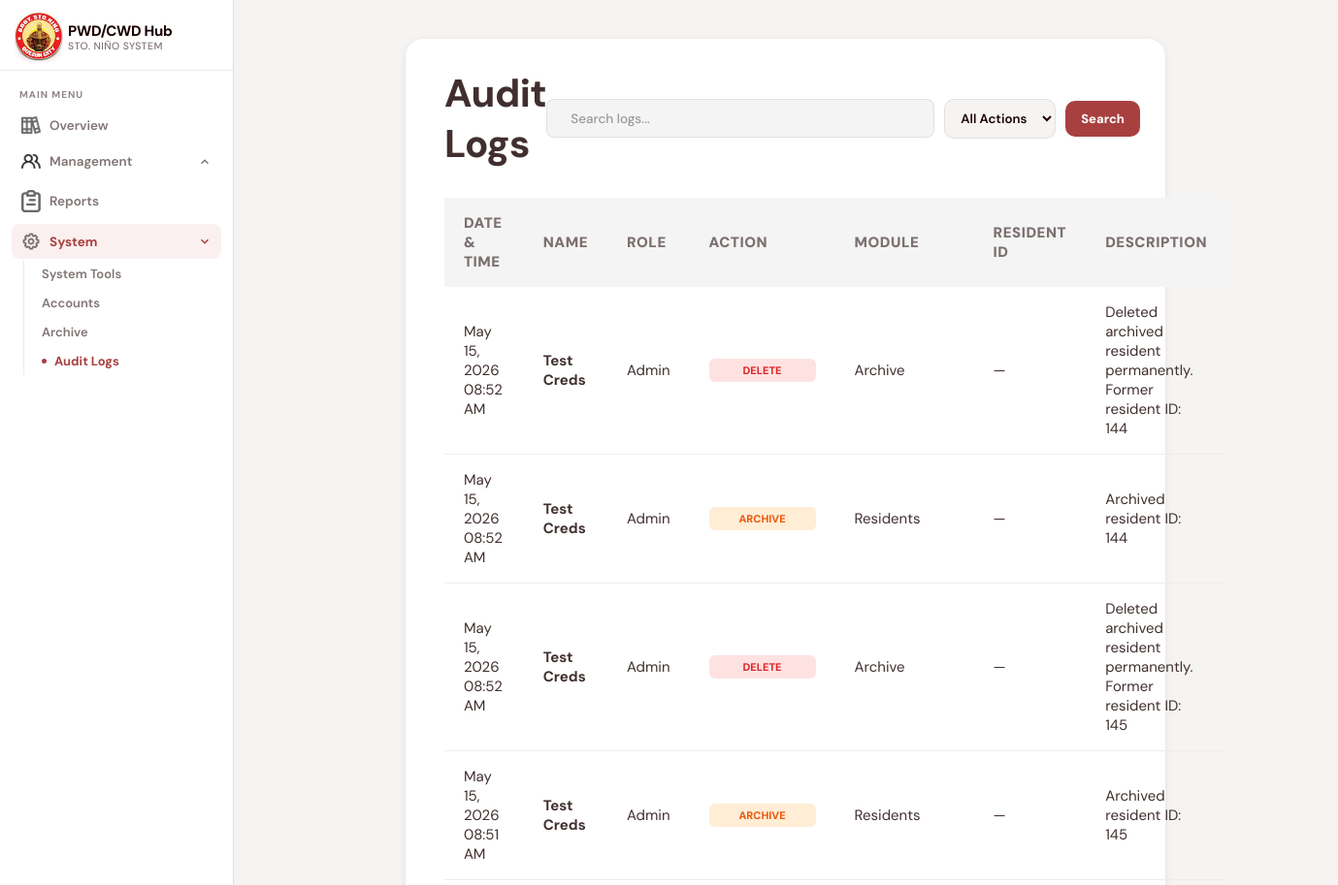
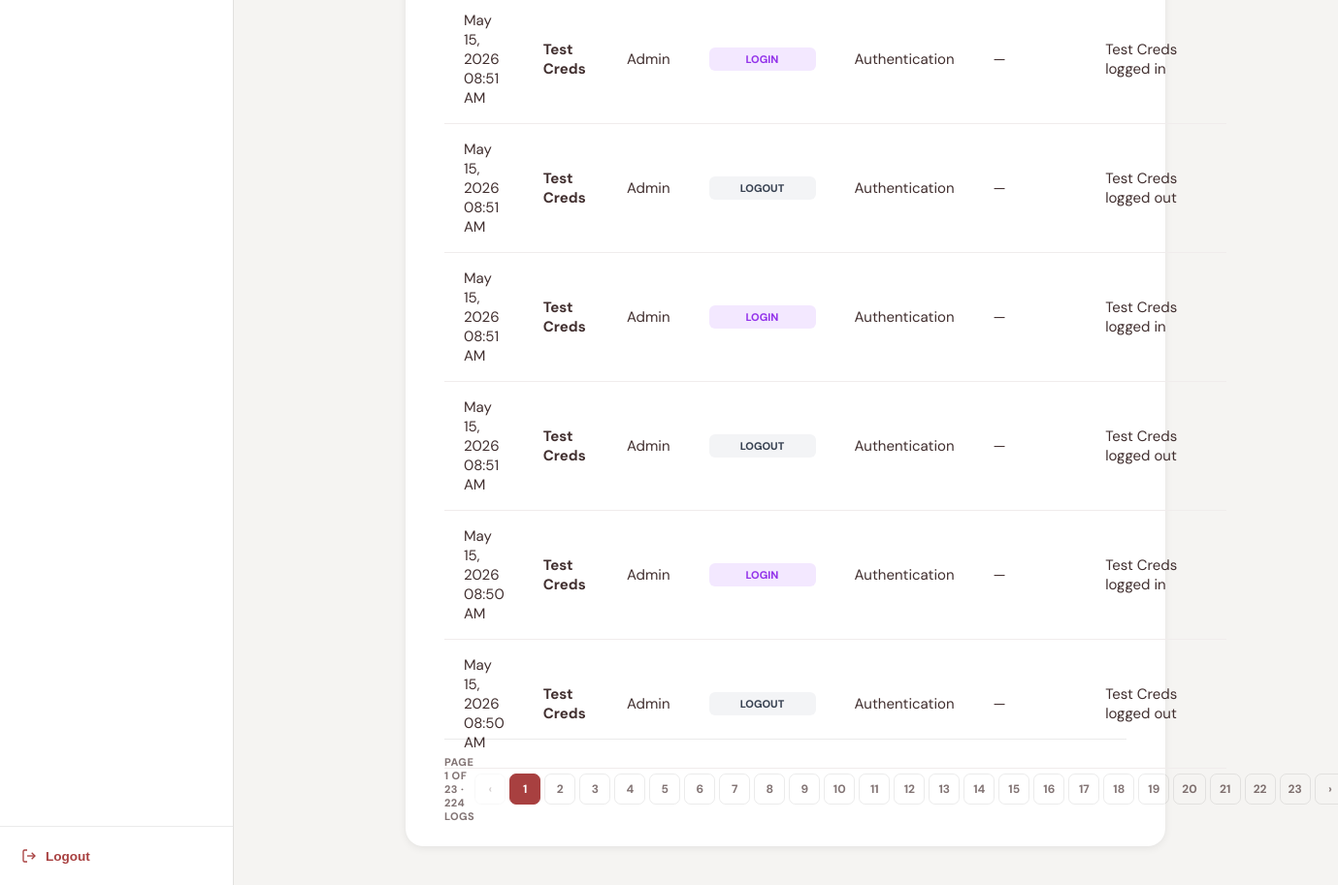
The page /auditlogs.php (signed in) on the database its author committed (2 pictures, top to bottom).
### tables this page shows
CREATE TABLE `audit_logs` (
  `ID` int(11) NOT NULL AUTO_INCREMENT,
  `admin_id` int(11) DEFAULT NULL,
  `admin_name` varchar(100) NOT NULL,
  `role` varchar(50) NOT NULL,
  `resident_id` int(11) DEFAULT NULL,
  `action` varchar(50) NOT NULL,
  `module` varchar(100) NOT NULL,
  `description` text NOT NULL,
  `created_at` timestamp NOT NULL DEFAULT current_timestamp(),
  PRIMARY KEY (`ID`),
  KEY `audit_logs_admin_id_idx` (`admin_id`),
  KEY `audit_logs_resident_id_idx` (`resident_id`),
  CONSTRAINT `audit_logs_admin_fk` FOREIGN KEY (`admin_id`) REFERENCES `admincreds` (`ID`) ON DELETE SET NULL ON UPDATE CASCADE,
  CONSTRAINT `audit_logs_resident_fk` FOREIGN KEY (`resident_id`) REFERENCES `residents` (`ID`) ON DELETE SET NULL ON UPDATE CASCADE
);

### func/getAuditLogs.php (called while the page is built, shortened)
<?php
require_once("db.php");
$per_page = 10;
$current_page = isset($_GET["page"]) && is_numeric($_GET["page"]) ? (int)$_GET["page"] : 1;
$offset = ($current_page - 1) * $per_page;
$search = trim($_GET["search"] ?? "");
$conditions = [];
$params = [];
$types = "";
$where = count($conditions) > 0 ? "WHERE " . implode(" AND ", $conditions) : "";
$count_sql = "SELECT COUNT(*) AS total FROM audit_logs $where";
$count_stmt = mysqli_prepare($conn, $count_sql);
mysqli_stmt_execute($count_stmt);
$count_result = mysqli_stmt_get_result($count_stmt);
$total_rows = mysqli_fetch_assoc($count_result)["total"];
$total_pages = max(1, ceil($total_rows / $per_page));
$data_sql = "SELECT * FROM audit_logs $where ORDER BY created_at DESC LIMIT ? OFFSET ?";
$data_params = array_merge($params, [$per_page, $offset]);
$data_types = $types . "ii";
$data_stmt = mysqli_prepare($conn, $data_sql);
mysqli_stmt_bind_param($data_stmt, $data_types, ...$data_params);
mysqli_stmt_execute($data_stmt);
$audit_result = mysqli_stmt_get_result($data_stmt);
function buildQuery($page, $extra = []) {
    $params = array_merge($_GET, ["page" => $page], $extra);
    return "?" . http_build_query($params);
}
function actionBadge($action) {
    $action = strtoupper($action);
    return match ($action) {
    "CREATE"  => "badge-create",
    "UPDATE"  => "badge-update",
    "APPROVE" => "badge-restore",
    "REJECT"  => "badge-delete",
    "ARCHIVE" => "badge-archive",
    "RESTORE" => "badge-restore",
    "DELETE"  => "badge-delete",
    "LOGIN"   => "badge-login",
    default   => "badge-default",
};
}
?>

### auditlogs.php (the view, shortened to what this page needs)
<?php
require_once("func/getAuditLogs.php");
?>
<!DOCTYPE html>
<html lang="en">
<head>
<link rel="stylesheet" href="css/auditlogs.css">
</head>
<body>
<aside class="sidebar">
  <div class="sidebar-brand">
    <div class="brand-icon">
      <img src="assets/barangay-logo.png" width="50">
    </div>
    <div class="brand-text">
      <span class="brand-name">PWD/CWD Hub</span>
      <span class="brand-sub">Sto. Niño System</span>
    </div>
  </div>
  <nav class="sidebar-nav">
    <div class="nav-section-label">Main Menu</div>
    <div class="nav-group">
      <a class="nav-item" href="dashboard.php">
        <img src="assets/overviewicon.png" width="20">
        Overview
      </a>
    </div>
    <div class="nav-group">
      <a class="nav-item" href="#" onclick="toggleMenu(event,'mgmt-sub')">
        <img src="assets/users.png" width="20">
        Management
        <svg class="chevron" viewBox="0 0 24 24"><polyline points="6 15 12 9 18 15"/></svg>
      </a>
    </div>
    <div class="nav-group">
      <a class="nav-item" href="reports.php">
        <img src="assets/reporticon.png" width="20">
        Reports
      </a>
    </div>
    <div class="nav-group">
      <a class="nav-item active open" href="#" onclick="toggleMenu(event,'system-sub')">
        <img src="assets/settingicon.png" width="20">
        System
        <svg class="chevron" viewBox="0 0 24 24"><polyline points="6 15 12 9 18 15"/></svg>
      </a>
      <div class="nav-sub open" id="system-sub">
        <a class="nav-sub-item" href="system.php">System Tools</a>
        <a class="nav-sub-item" href="account.php">Accounts</a>
        <a class="nav-sub-item" href="archive.php">Archive</a>
        <a class="nav-sub-item active" href="auditlogs.php">Audit Logs</a>
      </div>
    </div>
  </nav>
  <div class="sidebar-footer">
    <button class="logout-btn" onclick="logout()">
      <svg viewBox="0 0 24 24"><path d="M9 21H5a2 2 0 0 1-2-2V5a2 2 0 0 1 2-2h4"/><polyline points="16 17 21 12 16 7"/><line x1="21" y1="12" x2="9" y2="12"/></svg>
      Logout
    </button>
  </div>
</aside>
<main class="main-content">
  <div class="content-card">
    <div class="card-header">
      <div class="page-title">
        <h1>Audit Logs</h1>
      </div>
      <form method="GET" action="auditlogs.php" class="filter-form">
        <div class="search-bar">
          <input type="text" name="search" placeholder="Search logs..." value="<?= htmlspecialchars($search) ?>">
        </div>
        <select name="action" onchange="this.form.submit()">
          <option value="">All Actions</option>
        </select>
        <button type="submit" class="btn-filter">Search</button>
      </form>
    </div>
    <div class="table-wrap">
      <table class="data-table">
        <thead>
          <tr>
            <th>Date & Time</th>
            <th>Name</th>
            <th>Role</th>
            <th>Action</th>
            <th>Module</th>
            <th>Resident ID</th>
            <th>Description</th>
          </tr>
        </thead>
        <tbody>
          <?php if (mysqli_num_rows($audit_result) === 0): ?>
            <tr>
              <td colspan="7" class="empty">No audit logs found.</td>
            </tr>
          <?php else: ?>
            <?php while ($log = mysqli_fetch_assoc($audit_result)): ?>
              <tr>
                <td><?= htmlspecialchars(date("M d, Y h:i A", strtotime($log["created_at"]))) ?></td>
                <td class="fw-bold"><?= htmlspecialchars($log["admin_name"] ?? "Unknown") ?></td>
                <td><?= htmlspecialchars(ucfirst($log["role"] ?? "N/A")) ?></td>
                <td>
                  <span class="badge <?= actionBadge($log["action"]) ?>">
                    <?= htmlspecialchars($log["action"]) ?>
                  </span>
                </td>
                <td><?= htmlspecialchars($log["module"]) ?></td>
                <td><?= htmlspecialchars($log["resident_id"] ?? "—") ?></td>
                <td><?= htmlspecialchars($log["description"]) ?></td>
              </tr>
            <?php endwhile; ?>
          <?php endif; ?>
        </tbody>
      </table>
    </div>
    <div class="pagination">
      <span class="pagination-info">
        Page <?= $current_page ?> of <?= $total_pages ?> · <?= $total_rows ?> log<?= $total_rows != 1 ? "s" : "" ?>
      </span>
      <div class="pagination-btns">
        <a href="<?= buildQuery($current_page - 1) ?>" class="page-btn <?= $current_page <= 1 ? 'disabled' : '' ?>">‹</a>
        <?php for ($i = 1; $i <= $total_pages; $i++): ?>
          <a href="<?= buildQuery($i) ?>" class="page-btn <?= $i === $current_page ? 'active' : '' ?>">
            <?= $i ?>
          </a>
        <?php endfor; ?>
        <a href="<?= buildQuery($current_page + 1) ?>" class="page-btn <?= $current_page >= $total_pages ? 'disabled' : '' ?>">›</a>
      </div>
    </div>
  </div>
</main>
</body>
</html>

### rows shown on the page
audit_logs: created_at "May 15, 2026 08:52 AM", admin_name "Test Creds", role "Admin", action "DELETE", module "Archive", resident "—", description "Deleted archived resident permanently. Former resident ID: 144"
audit_logs: created_at "May 15, 2026 08:52 AM", admin_name "Test Creds", role "Admin", action "ARCHIVE", module "Residents", resident "—", description "Archived resident ID: 144"
audit_logs: created_at "May 15, 2026 08:52 AM", admin_name "Test Creds", role "Admin", action "DELETE", module "Archive", resident "—", description "Deleted archived resident permanently. Former resident ID: 145"
audit_logs: created_at "May 15, 2026 08:51 AM", admin_name "Test Creds", role "Admin", action "ARCHIVE", module "Residents", resident "—", description "Archived resident ID: 145"
audit_logs: created_at "May 15, 2026 08:51 AM", admin_name "Test Creds", role "Admin", action "LOGIN", module "Authentication", resident "—", description "Test Creds logged in"
audit_logs: created_at "May 15, 2026 08:51 AM", admin_name "Test Creds", role "Admin", action "LOGOUT", module "Authentication", resident "—", description "Test Creds logged out"
audit_logs: created_at "May 15, 2026 08:51 AM", admin_name "Test Creds", role "Admin", action "LOGIN", module "Authentication", resident "—", description "Test Creds logged in"
audit_logs: created_at "May 15, 2026 08:51 AM", admin_name "Test Creds", role "Admin", action "LOGOUT", module "Authentication", resident "—", description "Test Creds logged out"
audit_logs: created_at "May 15, 2026 08:50 AM", admin_name "Test Creds", role "Admin", action "LOGIN", module "Authentication", resident "—", description "Test Creds logged in"
audit_logs: created_at "May 15, 2026 08:50 AM", admin_name "Test Creds", role "Admin", action "LOGOUT", module "Authentication", resident "—", description "Test Creds logged out"

### other values the page prints
$current_page "1"
$total_pages "23"
$total_rows "224"
